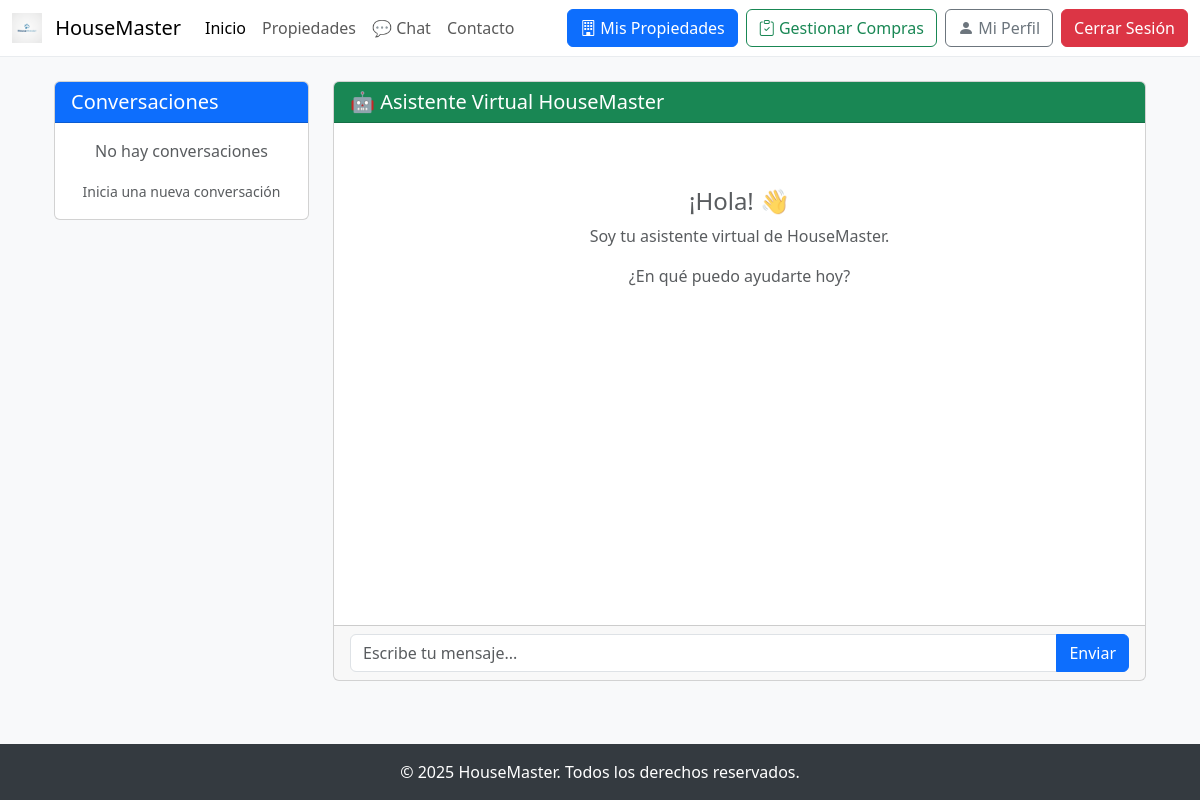
The page /chat/ (signed in) on the database as committed earlier.
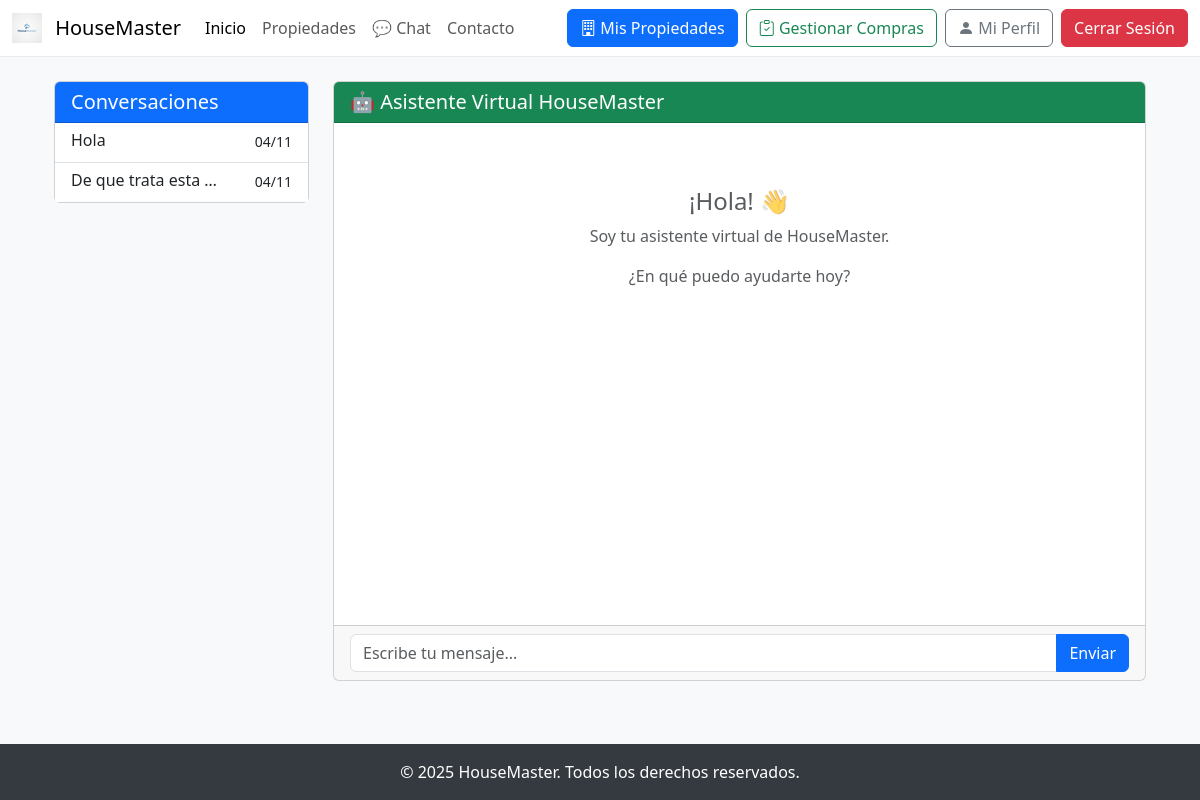
The same page on the database as committed later.
### chatbot/models.py (models this page shows, shortened)
class ChatConversation(models.Model):
    user = models.ForeignKey(
        User,
        on_delete=models.CASCADE,
        related_name='chat_conversations',
        verbose_name='Usuario'
    )
    title = models.CharField(
        max_length=200,
        verbose_name='Título',
        help_text='Título de la conversación'
    )
    created_at = models.DateTimeField(auto_now_add=True, verbose_name='Fecha de creación')
    updated_at = models.DateTimeField(auto_now=True, verbose_name='Última actualización')
    class Meta:
        verbose_name = 'Conversación'
        verbose_name_plural = 'Conversaciones'
        ordering = ['-updated_at']

### chatbot/views.py (the view)
# urls.py: path('', views.chat_view, name='chat'),
@login_required
def chat_view(request):
    conversations = ChatConversation.objects.filter(user=request.user)[:10]
    context = {
        'conversations': conversations,
        'gemini_configured': gemini_service.is_configured(),
    }
    return render(request, 'chatbot/chat.html', context)

### chatbot/services/gemini_service.py (called while the page is built)
    def is_configured(self):
        return self.api_key is not None and self.model is not None

### chatbot/templates/chatbot/chat.html (shortened to what this page needs)
{% extends 'base.html' %}
{% block content %}
<div class="container-fluid mt-4">
    <div class="row">
        <div class="col-md-3">
            <div class="card">
                <div class="card-header bg-primary text-white">
                    <h5 class="mb-0">Conversaciones</h5>
                </div>
                <div class="card-body p-0">
                    <div id="conversations-list" class="list-group list-group-flush" style="max-height: 500px; overflow-y: auto;">
                        {% if conversations %}
                            {% for conv in conversations %}
                            <a href="#" class="list-group-item list-group-item-action conversation-item" data-conversation-id="{{ conv.id }}">
                                <div class="d-flex w-100 justify-content-between">
                                    <h6 class="mb-1">{{ conv.title|truncatewords:4 }}</h6>
                                    <small>{{ conv.updated_at|date:"d/m" }}</small>
                                </div>
                            </a>
                            {% endfor %}
                        {% else %}
                            <div class="p-3 text-center text-muted">
                                <p>No hay conversaciones</p>
                                <small>Inicia una nueva conversación</small>
                            </div>
                        {% endif %}
                    </div>
                </div>
            </div>
        </div>
        <div class="col-md-9">
            <div class="card" style="height: 600px;">
                <div class="card-header bg-success text-white">
                    <h5 class="mb-0">🤖 Asistente Virtual HouseMaster</h5>
                </div>
                <div class="card-body" id="chat-messages" style="overflow-y: auto; height: calc(100% - 120px);">
                    {% if not gemini_configured %}
                    <div class="alert alert-warning">
                        <strong>⚠️ Chatbot no configurado</strong><br>
                        Para usar el chatbot, necesitas configurar la API key de Gemini en settings.py:
                        <code>GEMINI_API_KEY = 'tu-api-key'</code>
                    </div>
                    {% else %}
                    <div class="text-center text-muted py-5">
                        <h4>¡Hola! 👋</h4>
                        <p>Soy tu asistente virtual de HouseMaster.</p>
                        <p>¿En qué puedo ayudarte hoy?</p>
                    </div>
                    {% endif %}
                </div>
                <div class="card-footer">
                    <form id="chat-form" {% if not gemini_configured %}style="opacity: 0.5; pointer-events: none;"{% endif %}>
                        <div class="input-group">
                            <input type="text"
                                   id="message-input"
                                   class="form-control"
                                   placeholder="Escribe tu mensaje..."
                                   {% if not gemini_configured %}disabled{% endif %}>
                            <button type="submit"
                                    class="btn btn-primary"
                                    id="send-button"
                                    {% if not gemini_configured %}disabled{% endif %}>
                                Enviar
                            </button>
                        </div>
                    </form>
                </div>
            </div>
        </div>
    </div>
</div>
{% endblock %}

Rows that differ between the two databases and show on the page:
added ChatConversation: title "Hola", updated_at "04/11"
added ChatConversation: title "De que trata esta …", updated_at "04/11"
Other text that changed with them:
text no longer shown: "No hay conversaciones Inicia una nueva conversación"
